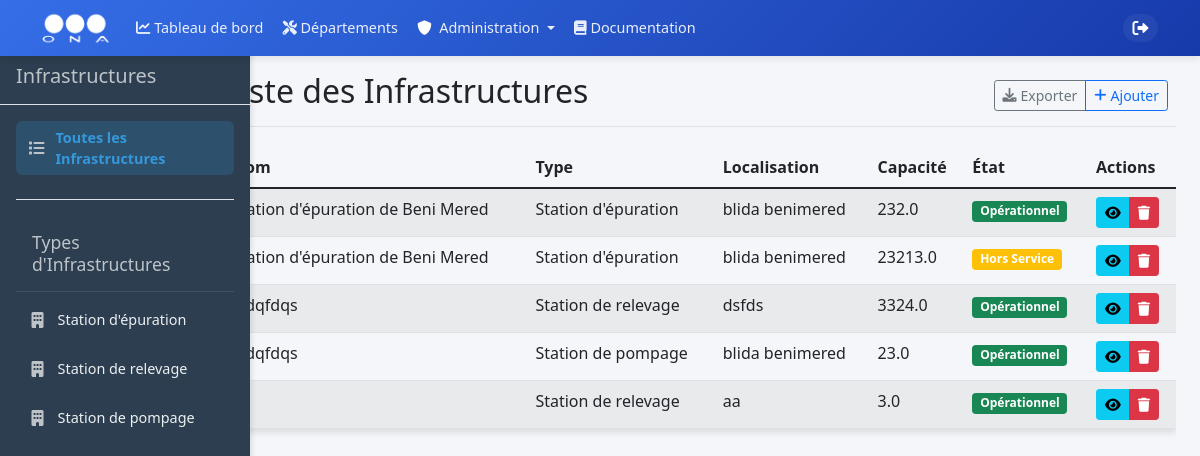
The app's page /infrastructures (signed in) with its own data.
### models.py (models this page shows, shortened)
class Infrastructure(db.Model):
    __tablename__ = 'infrastructures'
    id = db.Column(db.Integer, primary_key=True)
    nom = db.Column(db.String(200), nullable=False, index=True)
    type = db.Column(db.String(100), nullable=False, index=True)
    localisation = db.Column(db.String(200), nullable=False)
    capacite = db.Column(db.Float, nullable=False)
    etat = db.Column(db.String(50), nullable=False, default='Opérationnel', index=True)
    epuration_type = db.Column(db.String(100), nullable=True, index=True)
    infrastructure_files = db.relationship('InfrastructureFile', back_populates='infrastructure', lazy='dynamic', cascade='all, delete-orphan')
    created_at = db.Column(db.DateTime, default=datetime.utcnow, index=True)
    updated_at = db.Column(db.DateTime, default=datetime.utcnow, onupdate=datetime.utcnow, index=True)

### routes/infrastructures.py (the view)
@infrastructures_bp.route('/infrastructures')
@login_required
@permission_required(Permission.VIEW_INFRASTRUCTURES)
def liste_infrastructures():
    infrastructures = Infrastructure.query.all()
    infrastructure_types = [
        "Station d'épuration",
        "Station de relevage",
        "Station de pompage"
    ]
    return render_template(
        'departement/exploitation/infrastructures/liste_infrastructures.html',
        infrastructures=infrastructures,
        infrastructure_types=infrastructure_types
    )

### app.py (called while the page is built)
@login_manager.user_loader
def load_user(user_id):
    return db.session.get(User, int(user_id))

### utils/permissions.py (called while the page is built)
def permission_required(permission):
    def decorator(f):
        @wraps(f)
        @login_required
        def decorated_function(*args, **kwargs):
            if not PermissionManager.has_permission(current_user.role, permission):
                flash('Vous n\'avez pas la permission d\'effectuer cette action.', 'danger')
                return redirect('main_dashboard.dashboard')  # Redirect to dashboard
            return f(*args, **kwargs)
        return decorated_function
    return decorator

    @classmethod
    def get_role_permissions(cls, role: str) -> Set[str]:
        return cls._ROLE_PERMISSIONS.get(role, set())

    @classmethod
    def has_permission(cls, role: str, permission: str) -> bool:
        return permission in cls.get_role_permissions(role)

### templates/departement/exploitation/infrastructures/liste_infrastructures.html (shortened to what this page needs)
{% extends "base/base.html" %}
{% block content %}
<div class="container-fluid">
    <div class="row">
        <nav id="sidebar" class="col-md-3 col-lg-2 d-md-block bg-light sidebar">
            <div class="position-sticky">
                <div class="sidebar-heading p-3 border-bottom">
                    <h5 class="mb-0">Infrastructures</h5>
                </div>
                <ul class="nav flex-column">
                    <li class="nav-item">
                        <a class="nav-link active" href="#" data-filter="all">
                            <i class="fas fa-list me-2"></i>Toutes les Infrastructures
                        </a>
                    </li>
                    <li class="nav-item border-top mt-2 pt-2">
                        <h6 class="sidebar-heading px-3 mt-2 mb-1 text-muted">
                            <span>Types d'Infrastructures</span>
                        </h6>
                    </li>
                    {% for type in infrastructure_types %}
                    <li class="nav-item">
                        <a class="nav-link" href="#" data-filter="{{ type }}">
                            <i class="fas fa-building me-2"></i>{{ type }}
                        </a>
                    </li>
                    {% endfor %}
                </ul>
            </div>
        </nav>
        <main class="col-md-9 ms-sm-auto col-lg-10 px-md-4">
            <div class="d-flex justify-content-between flex-wrap flex-md-nowrap align-items-center pt-3 pb-2 mb-3 border-bottom">
                <h1 class="h2">Liste des Infrastructures</h1>
                <div class="btn-toolbar mb-2 mb-md-0">
                    <div class="btn-group me-2">
                        <button type="button" class="btn btn-sm btn-outline-secondary">
                            <i class="fas fa-download me-1"></i>Exporter
                        </button>
                        <button type="button" class="btn btn-sm btn-outline-primary" data-bs-toggle="modal" data-bs-target="#addInfrastructureModal">
                            <i class="fas fa-plus me-1"></i>Ajouter
                        </button>
                    </div>
                </div>
            </div>
            <div class="table-responsive">
                {% if infrastructures %}
                <table class="table table-striped table-hover" id="infrastructuresTable">
                    <thead>
                        <tr>
                            <th>Nom</th>
                            <th>Type</th>
                            <th>Localisation</th>
                            <th>Capacité</th>
                            <th>État</th>
                            <th>Actions</th>
                        </tr>
                    </thead>
                    <tbody>
                        {% for infrastructure in infrastructures %}
                        <tr data-type="{{ infrastructure.type }}">
                            <td>{{ infrastructure.nom }}</td>
                            <td>{{ infrastructure.type }}</td>
                            <td>{{ infrastructure.localisation }}</td>
                            <td>{{ infrastructure.capacite }}</td>
                            <td>
                                <span class="badge {% if infrastructure.etat == 'Opérationnel' %}bg-success{% else %}bg-warning{% endif %}">
                                    {{ infrastructure.etat }}
                                </span>
                            </td>
                            <td>
                                <div class="btn-group btn-group-sm" role="group">
                                    <button type="button" class="btn btn-info view-infrastructure" title="Détails" data-infrastructure-id="{{ infrastructure.id }}">
                                        <i class="fas fa-eye"></i>
                                    </button>
                                    <button type="button" class="btn btn-danger" title="Supprimer">
                                        <i class="fas fa-trash"></i>
                                    </button>
                                </div>
                            </td>
                        </tr>
                        {% endfor %}
                    </tbody>
                </table>
                {% endif %}
            </div>
        </main>
    </div>
</div>
{% endblock %}

### templates/base/base.html (style rules this page uses)
:root { --ona-primary: #356ee7; --ona-secondary: #173aaa; --ona-dark: #2b2d42; --ona-light: #f8f9fa; --transition: all 0.3s ease-in-out; }
.nav-link { color: rgba(255, 255, 255, 0.9) !important; padding: 0.5rem 1rem !important; border-radius: 50px; transition: var(--transition); font-weight: 500; }
.nav-link.active { color: white !important; background: rgba(255, 255, 255, 0.2); }
@media (max-width: 1366px) { .nav-link { padding: 0.4rem 0.8rem !important; font-size: 0.95rem; } }
@media (max-width: 1200px) { .nav-link { padding: 0.35rem 0.6rem !important; font-size: 0.9rem; } }

### templates/departement/exploitation/infrastructures/liste_infrastructures.html (style rules this page uses)
body { background-color: #f4f6f9; }
.sidebar { position: fixed; top: 0; bottom: 0; left: 0; z-index: 100; padding: 48px 0 0; background-color: #2c3e50 !important; color: #ecf0f1; box-shadow: 2px 0 5px rgba(0,0,0,0.1); width: 250px; }
.sidebar-heading { color: #bdc3c7 !important; border-bottom: 1px solid rgba(255,255,255,0.1); padding: 1rem 1.25rem; margin-bottom: 1rem; font-size: 1.1rem; }
.sidebar .nav { padding: 0 1rem; }
.sidebar .nav-link { color: #ecf0f1 !important; font-weight: 500; padding: 0.75rem 1rem; transition: all 0.3s ease; border-radius: 6px; display: flex; align-items: center; margin-bottom: 0.5rem; }
.sidebar .nav-link.active { background-color: rgba(52, 152, 219, 0.2); color: #3498db !important; font-weight: 600; }
.sidebar .nav-item { margin-bottom: 0.5rem; }
.sidebar .nav-item i { margin-right: 0.75rem; color: #bdc3c7; font-size: 1rem; width: 1.5rem; text-align: center; }
.sidebar .nav-item:last-child { margin-bottom: 1rem; }
.table-responsive { margin-top: 20px; }
#infrastructuresTable { box-shadow: 0 4px 6px rgba(0,0,0,0.1); }
.btn-toolbar .btn { display: inline-flex; align-items: center; }

### records on screen
Infrastructure: nom "Station d'épuration de Beni Mered", type "Station d'épuration", localisation "blida benimered", capacite "232.0", etat "Opérationnel"
Infrastructure: nom "Station d'épuration de Beni Mered", type "Station d'épuration", localisation "blida benimered", capacite "23213.0", etat "Hors Service"
Infrastructure: nom "sfdqfdqs", type "Station de relevage", localisation "dsfds", capacite "3324.0", etat "Opérationnel"
Infrastructure: nom "sfdqfdqs", type "Station de pompage", localisation "blida benimered", capacite "23.0", etat "Opérationnel"
Infrastructure: type "Station de relevage", localisation "aa", capacite "3.0", etat "Opérationnel"

### other values on screen
{{ type }} "Station d'épuration" "Station de relevage" "Station de pompage"
